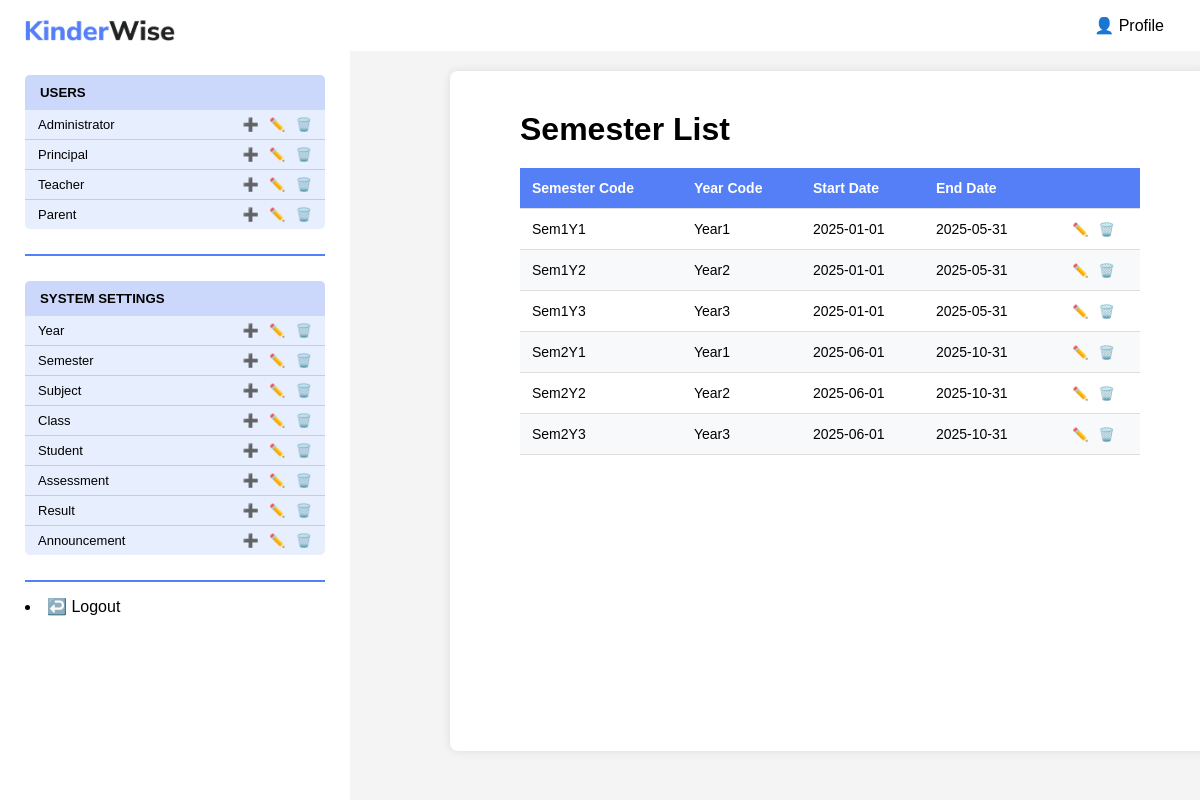
The page /KinderWise/admin/viewSetting.php?entity=semester on the database its author committed.
### tables this page shows
CREATE TABLE `semester` (
  `semesterCode` varchar(20) NOT NULL,
  `yearCode` varchar(20) DEFAULT NULL,
  `startDate` date DEFAULT NULL,
  `endDate` date DEFAULT NULL
);

### KinderWise/admin/viewSetting.php (the view, shortened to what this page needs)
<?php
include("sidebar.php");
$entity = $_GET['entity'];
$columns = [
    'year' => ['yearCode', 'description'],
    'semester' => ['semesterCode', 'yearCode', 'startDate', 'endDate'],
    'subject' => ['subjectName', 'yearCode'],
    'class' => ['classCode', 'teacherID', 'yearCode', 'classCapacity'],
    'student' => ['studentID', 'name', 'age', 'birthday', 'gender', 'parentID', 'classCode', 'yearCode'],
    'assessment' => ['assessmentID', 'assessmentType', 'teacherID', 'subjectName', 'semesterCode', 'yearCode', 'description', 'deadline', 'status'],
    'result' => ['resultID', 'finalScore', 'studentID', 'assessmentID', 'status'],
    'announcement' => ['announcementID', 'announcementTitle', 'details', 'postDate', 'teacherID']
];
$columns_names = [
    'year' => ['Year Code', 'Description'],
    'semester' => ['Semester Code', 'Year Code', 'Start Date', 'End Date'],
    'subject' => ['Subject Name', 'Year Code'],
    'class' => ['Class Code', 'Teacher', 'Year Code', 'Capacity'],
    'student' => ['ID', 'Name', 'Age', 'Birthday', 'Gender', 'Parent', 'Class Code', 'Year Code'],
    'assessment' => ['ID', 'Type', 'Teacher', 'Subject Name', 'Semester Code', 'Year Code', 'Description', 'Deadline', 'Status'],
    'result' => ['ID', 'Score', 'Student', 'Assessment', 'Status'],
    'announcement' => ['ID', 'Title', 'Details', 'Post Date', 'Teacher']
];
$sql = "SELECT " . implode(", ", $columns[$entity]) . " FROM $entity";
$sql .= " ORDER BY " . $columns[$entity][0];
$result = mysqli_query($conn, $sql);
?>
<!DOCTYPE html>
<html lang="en">
<head>
</head>
<body>
    <div class="view-container">
        <h1 class="view-title"><?php echo ucfirst($entity); ?> List</h1>
        <div class="view-table-container">
            <table class="view-table">
                <thead>
                    <tr class="view-tr">
                        <?php foreach($columns[$entity] as $index => $column): ?>
                            <th class="view-th">
                                <?php echo $columns_names[$entity][$index] ?? ucfirst($column); ?>
                            </th>
                        <?php endforeach; ?>
                        <th class="view-th"></th>
                    </tr>
                </thead>
                <tbody>
                    <?php
                    if(mysqli_num_rows($result) > 0):
                        while($row = mysqli_fetch_assoc($result)):
                    ?>
                        <tr class="view-tr">
                            <?php foreach($columns[$entity] as $column): ?>
                                <td class="view-td <?php
                                    if($column === 'status') echo 'status-cell status-' . strtolower($row[$column]);
                                ?>">
                                    <?php
                                    switch($column) {
                                        default:
                                            echo htmlspecialchars($row[$column]);
                                    }
                                    ?>
                                </td>
                            <?php endforeach; ?>
                            <td class="view-td view-actions">
                                <a href="editSetting.php?entity=<?php echo $entity; ?>&id=<?php echo $row[$columns[$entity][0]]; ?>">✏️</a>
                                <a href="deleteSetting.php?entity=<?php echo $entity; ?>&pk=<?php echo $row[$columns[$entity][0]]; ?>"
                                   onclick="return confirm('Are you sure you want to delete this <?php echo $entity; ?>?')">🗑️</a>
                            </td>
                        </tr>
                    <?php
                        endwhile;
                    endif; ?>
                </tbody>
            </table>
        </div>
    </div>
</body>
</html>

### KinderWise/admin/viewSetting.php (style rules this page uses)
body { font-family: Trebuchet MS, sans-serif; text-align: left; margin: 0; background-color: #f4f4f4; overflow-x: hidden; }
.view-container { width: 60%; margin: 20px auto; padding: 20px; background: white; border-radius: 8px; box-shadow: 0 0 10px rgba(0,0,0,0.1); display: flex; flex-direction: column; justify-content: left; align-items: left; flex-grow: 1; height: 80vh; margin-left: 450px; overflow: auto; }
.view-title { margin: 20px 0px 20px 50px; }
.view-table-container { margin: 0 50px; overflow-x: auto; }
.view-table { width: 100%; border-collapse: collapse; margin-bottom: 20px; font-size: 14px; }
.view-th, .view-td { padding: 12px; text-align: left; border-bottom: 1px solid #ddd; }
.view-th { background-color: #557FF7; color: white; position: sticky; top: 0; }
.view-tr:nth-child(even) { background-color: #f8f9fa; }
.view-actions { text-align: center; white-space: nowrap; }
.view-actions a { text-decoration: none; font-size: 13px; color: black; padding: 0 3px; }

### rows shown on the page
semester: semesterCode "Sem1Y1", yearCode "Year1", startDate "2025-01-01", endDate "2025-05-31"
semester: semesterCode "Sem1Y2", yearCode "Year2", startDate "2025-01-01", endDate "2025-05-31"
semester: semesterCode "Sem1Y3", yearCode "Year3", startDate "2025-01-01", endDate "2025-05-31"
semester: semesterCode "Sem2Y1", yearCode "Year1", startDate "2025-06-01", endDate "2025-10-31"
semester: semesterCode "Sem2Y2", yearCode "Year2", startDate "2025-06-01", endDate "2025-10-31"
semester: semesterCode "Sem2Y3", yearCode "Year3", startDate "2025-06-01", endDate "2025-10-31"

### other values the page prints
$entity "Semester"
$columns_names[$entity][$index] "Semester Code"
$columns_names[$entity][$index] "Year Code"
$columns_names[$entity][$index] "Start Date"
$columns_names[$entity][$index] "End Date"
